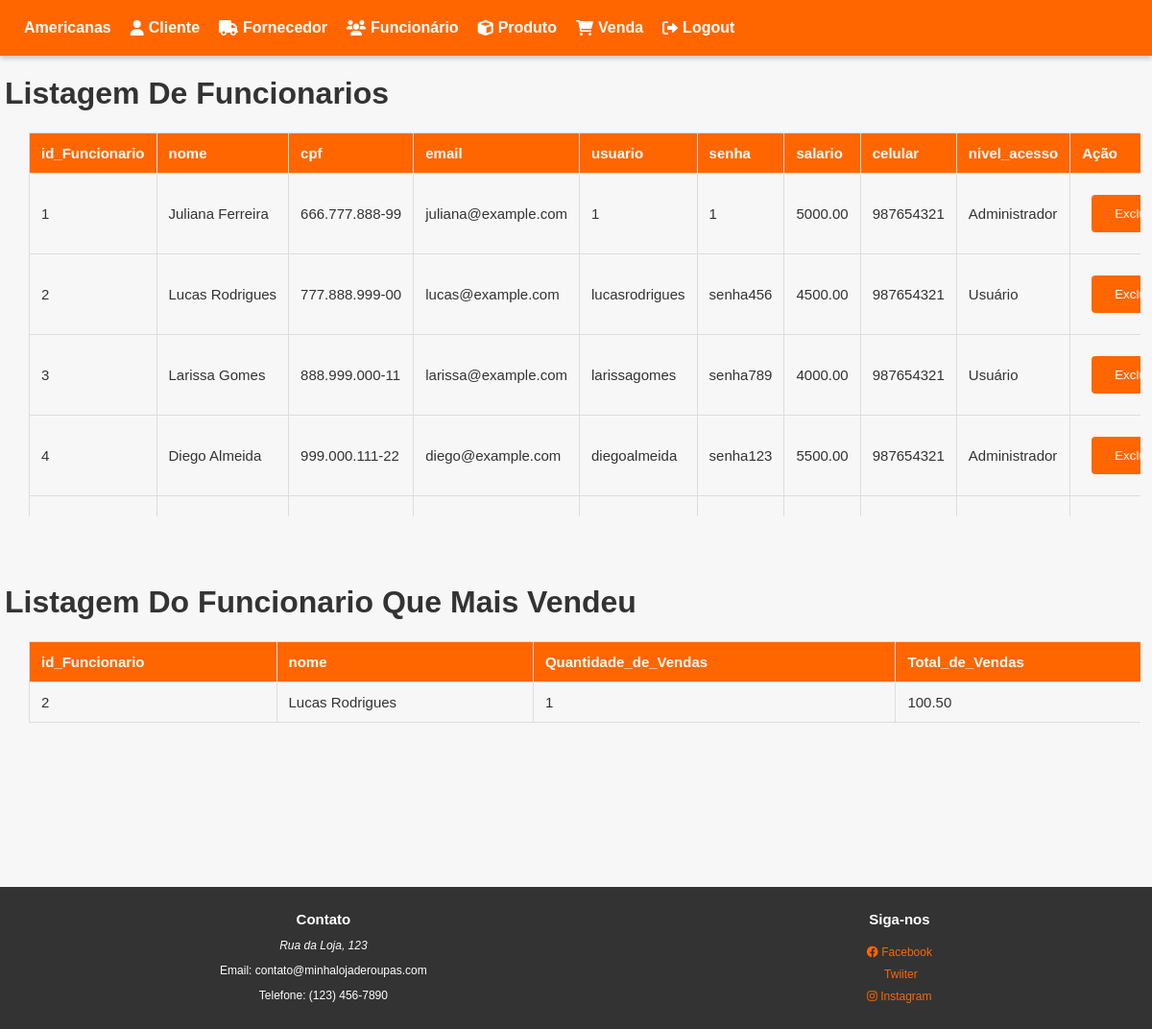
Page /View/Funcionario/Lista.php (signed in) on the committed database.
### tables this page shows
CREATE TABLE funcionario (
  id_funcionario integer auto_increment primary key,
  nome varchar(400),
  cpf varchar (20),
  email varchar(50),
  usuario varchar(400) unique,
  senha varchar(400),
  salario varchar(50),
  celular varchar(400),
  nivel_acesso varchar(50)
);

### DataBase/Conexao.php (called while the page is built)
<?php
class conexao
{
    private static $dsn = 'mysql:host=localhost;dbname=gico';
    private static $usuario = 'root';
    private static $senha = 'root';
    private static $conexao = null;
    public static function getConexao(): PDO
    {
        if (Conexao::$conexao == null) {
            try {
                conexao::$conexao = new PDO(conexao::$dsn, conexao::$usuario, conexao::$senha);
            } catch (PDOException $e) {
                echo $e->getMessage();
            }
        }
        return conexao::$conexao;
    }
    public static function getPreparedStatement($sql): PDOStatement
    {
        $pst = null;
        if (conexao::getConexao() != null) {
            try {
                $pst = conexao::$conexao->prepare($sql);
            } catch (PDOException $e) {
                echo $e->getMessage();
            }
        }
        return $pst;
    }
}
?>

### DataBase/DAOFuncionario.php (called while the page is built, shortened)
<?php
class DAOFuncionario
{
    public function listaTodos()
    {
        $pst = conexao::getPreparedStatement('select * from Funcionario;');
        $pst->execute();
        $lista = $pst->fetchAll(PDO::FETCH_ASSOC);
        return $lista;
    }
    public function listaFuncionario_mais_vendeus()
    {
        $pst = conexao::getPreparedStatement('select * from view_funcionario_mais_vendeu;');
        $pst->execute();
        $lista = $pst->fetchAll(PDO::FETCH_ASSOC);
        return $lista;
    }
}
?>

### View/Funcionario/Lista.php (the view, shortened to what this page needs)
<?php
require_once BASE . '/View\Header.php';
?>
<!DOCTYPE html>
<html lang="en">
<head>
    <link rel="stylesheet" href=".\..\..\Css\style.css">
</head>
<body>
    <h1>Listagem De Funcionarios</h1>
    <div class="table-wrapper">
        <table>
            <tr>
                <th>id_Funcionario</th>
                <th>nome</th>
                <th>cpf</th>
                <th>email</th>
                <th>usuario</th>
                <th>senha</th>
                <th>salario</th>
                <th>celular</th>
                <th>nivel_acesso</th>
                <th colspan="2">Ação</th>
            </tr>
            <?php
            require_once BASE . '/Database/DAOFuncionario.php';
            require_once BASE . '/Database/Conexao.php';
            $daoConexao = new DAOFuncionario();
            $lista = $daoConexao->listaTodos();
            foreach ($lista as $funcionario) {
                echo '<tr>';
                echo '<td>' . $funcionario['id_funcionario'] . '</td>';
                echo '<td>' . $funcionario['nome'] . '</td>';
                echo '<td>' . $funcionario['cpf'] . '</td>';
                echo '<td>' . $funcionario['email'] . '</td>';
                echo '<td>' . $funcionario['usuario'] . '</td>';
                echo '<td>' . $funcionario['senha'] . '</td>';
                echo '<td>' . $funcionario['salario'] . '</td>';
                echo '<td>' . $funcionario['celular'] . '</td>';
                echo '<td>' . $funcionario['nivel_acesso'] . '</td>';
                ?>
                <td>
                    <form action="delete.php" method="post">
                        <button>Excluir</button>
                    </form>
                </td>
                <?php
                echo '<tr>';
            }
            ?>
        </table>
    </div>
    <h1>Listagem Do Funcionario Que Mais Vendeu</h1>
    <div class="table-wrapper">
        <table>
            <tr>
                <th>id_Funcionario</th>
                <th>nome</th>
                <th>Quantidade_de_Vendas</th>
                <th>Total_de_Vendas</th>
            </tr>
            <?php
            require_once BASE . '/Database/DAOFuncionario.php';
            require_once BASE . '/Database/Conexao.php';
            $daoConexao = new DAOFuncionario();
            $lista = $daoConexao->listaFuncionario_mais_vendeus();
            foreach ($lista as $funcionario) {
                echo '<tr>';
                echo '<td>' . $funcionario['id_funcionario'] . '</td>';
                echo '<td>' . $funcionario['nome'] . '</td>';
                echo '<td>' . $funcionario['Quantidade_de_Vendas'] . '</td>';
                echo '<td>' . $funcionario['Total_de_Vendas'] . '</td>';
            }
            ?>
        </table>
    </div>
</body>
<?php
require_once BASE . '/View\Footer.php';
?>
</html>

### Css/style.css (style rules this page uses)
body { font-family: Arial, sans-serif; background-color: #f7f7f7; color: #333; margin: 0; padding: 0; }
form { margin: 10px; }
table { border-collapse: collapse; margin: 0px 30px 20px 30px; font-size: 15px; width: 100%; min-width: max-content; }
table, th, td { border: 1px solid #ddd; }
th, td { padding: 12px; text-align: left; }
th { background-color: #ff6600; color: #fff; position: sticky; top: 0px; }
.table-wrapper { max-height: 400px; overflow-y: scroll; margin-bottom: 50px; width: 99%; }
button { background-color: #ff6600; color: #fff; border: none; padding: 12px 24px; border-radius: 4px; cursor: pointer; transition: background-color 0.3s ease; }
h1 { margin-left: 5px; }

### Css/Menu.css (style rules this page uses)
html.full-height { height: 100%; }
body.flex-column { display: flex; flex-direction: column; min-height: 100vh; }

### rows in the picture
funcionario: id_funcionario "1", nome "Juliana Ferreira", cpf "666.777.888-99", email "juliana@example.com", usuario "1", senha "1", salario "5000.00", celular "987654321", nivel_acesso "Administrador"
funcionario: id_funcionario "2", nome "Lucas Rodrigues", cpf "777.888.999-00", email "lucas@example.com", usuario "lucasrodrigues", senha "senha456", salario "4500.00", celular "987654321", nivel_acesso "Usuário", Quantidade_de_Vendas "1", Total_de_Vendas "100.50"
funcionario: id_funcionario "3", nome "Larissa Gomes", cpf "888.999.000-11", email "larissa@example.com", usuario "larissagomes", senha "senha789", salario "4000.00", celular "987654321", nivel_acesso "Usuário"
funcionario: id_funcionario "4", nome "Diego Almeida", cpf "999.000.111-22", email "diego@example.com", usuario "diegoalmeida", senha "senha123", salario "5500.00", celular "987654321", nivel_acesso "Administrador"
